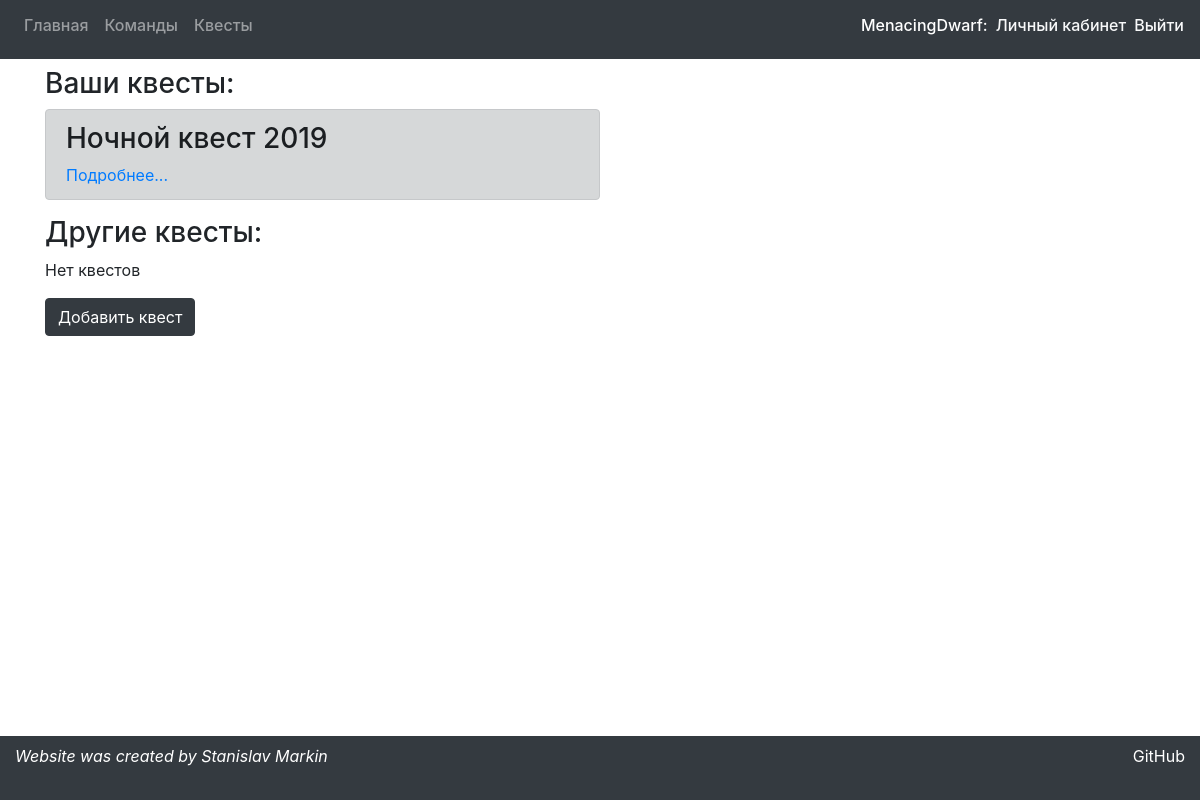
/quests (signed in), run on an earlier commit of the app's database.
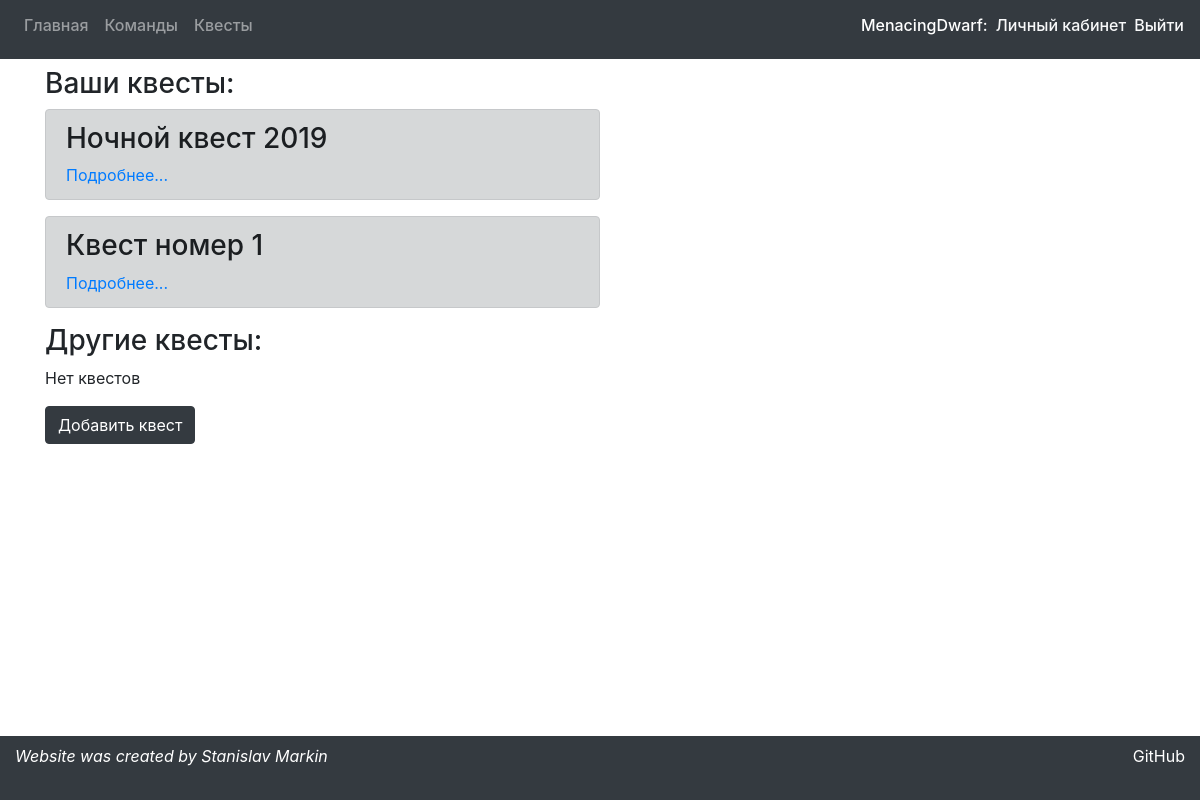
And on a later commit of the database.
### preparationApp/models.py (models this page shows, shortened)
class Quest(models.Model):
    title = models.CharField(max_length=30)
    start_date = models.DateTimeField()
    description = models.TextField()
    owner = models.ForeignKey(User, models.CASCADE)

### preparationApp/views.py (the view)
# urls.py: path('quests', views.quests, name='quests'),
def quests(request):
    your_quests = list(filter(lambda q: get_user(request.user.username) == q.owner,
                              models.Quest.objects.all()))
    other_quests = list(filter(lambda q: get_user(request.user.username) != q.owner,
                              models.Quest.objects.all()))
    return render(request, 'preparationApp/questsPage.html',
                  {'your_quests': your_quests, 'other_quests': other_quests})

### preparationApp/views.py (called while the page is built)
def get_user(name):
    return User.objects.get(username=name)

### preparationApp/templates/preparationApp/questsPage.html (shortened to what this page needs)
{% extends 'preparationApp/mainWrapper.html' %}
{% block content %}
    <h3>Ваши квесты:</h3>
    {% if your_quests|length == 0 %}
        <p>Нет квестов</p>
    {% else %}
        {% for quest in your_quests %}
            <div class="alert alert-dark w-50">
                <h3>{{ quest.title }}</h3>
                <a href="quests/{{ quest.id }}">Подробнее...</a>
            </div>
        {% endfor %}
    {% endif %}
    <h3>Другие квесты:</h3>
    {% if other_quests|length == 0 %}
        <p>Нет квестов</p>
    {% endif %}
    <button type="button" id="gifsBtn" class="btn btn-dark mb-2"
            data-toggle="collapse" data-target="#quest">
        Добавить квест
    </button>
{% endblock %}

What changed in the data, as far as the page shows it:
added Quest: title "Квест номер 1"
